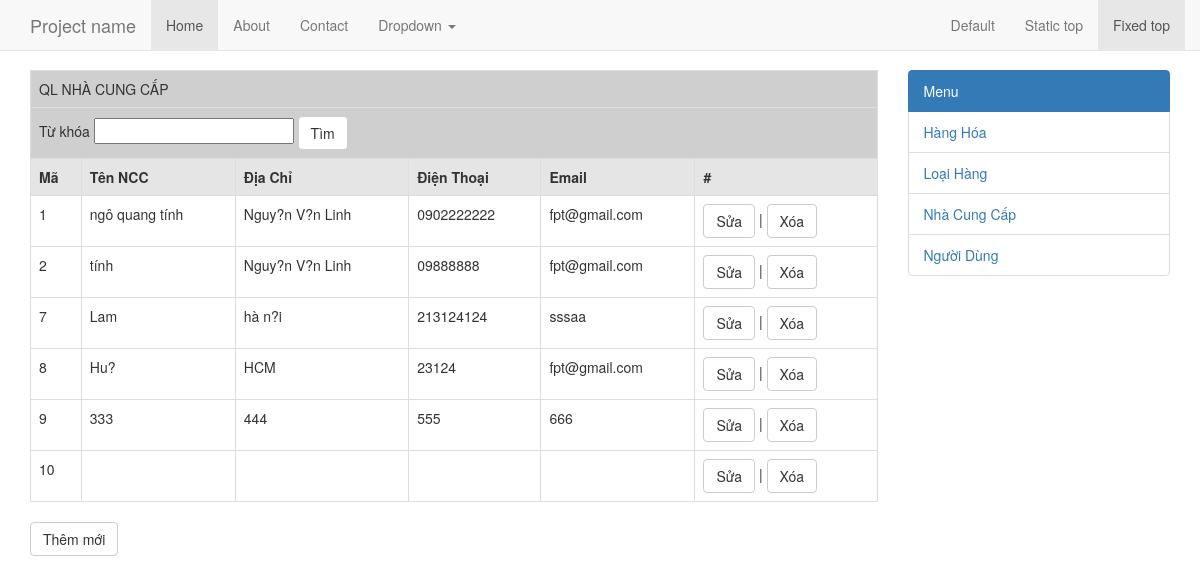
/TinhNQ/admin/nhacungcap_list.php, run on the app's committed database.
### tables this page shows
CREATE TABLE IF NOT EXISTS `tbl_NhaCungCap` (
`MaNhaCungCap` int(11) NOT NULL,
  `TenNhaCungCap` varchar(255) NOT NULL,
  `DiaChi` varchar(255) DEFAULT NULL,
  `DienThoai` varchar(15) DEFAULT NULL,
  `Email` varchar(50) DEFAULT NULL
);

### TinhNQ/system/csdl.php (called while the page is built, shortened)
<?php
	function connect_server()
	{
		$link = mysqli_connect("localhost", "root", "mysql", "inet_php45");
		mysqli_query($link, "SET NAMES utf8");
		return $link;
	}
	function select_array($sql)
	{
		$link = connect_server();
		$obj = mysqli_query($link, $sql);
		while($row = $obj->fetch_array())
		{
			$data[] = $row;
		}
		return $data;
	}
?>

### TinhNQ/admin/nhacungcap_list.php (the view, shortened to what this page needs)
<?php
include_once dirname(dirname(__file__)) . '/system/csdl.php';
$sql = "SELECT * FROM `tbl_NhaCungCap` $where";
$data = select_array($sql);
?>
<?php
	include_once 'layout_header.php';
	?>
		<table class = "table table-bordered">
			<tr>
				<td colspan="6" class="mauxam"><span>QL NHÀ CUNG CẤP</span></td>
			</tr>
			<tr>
				<td colspan="6" class="mauxam">
					<form action="nhacungcap_list.php" method="GET">
						<span>Từ khóa</span>
						<input type="text" class="keywords" name="keywords">
						<button type="submit" value="Tìm" class="btn btn-default">Tìm</button>
					</form>
				</td>
			</tr>
			<tr class="mauxanhduong">
				<th>Mã</th>
				<th>Tên NCC</th>
				<th>Địa Chỉ</th>
				<th>Điện Thoại</th>
				<th>Email</th>
				<th>#</th>
			</tr>
			<?php
			foreach ($data as $item) {
			?>
				<tr class="mauxanhduong">
					<td><?=$item['MaNhaCungCap'];?></td>
					<td><?=$item['TenNhaCungCap'];?></td>
					<td><?=$item['DiaChi'];?></td>
					<td><?=$item['DienThoai'];?></td>
					<td><?=$item['Email'];?></td>
					<td>
						<a class="btn btn-default" href="nhacungcap_edit.php?MaNhaCungCap=<?=$item['MaNhaCungCap'];?>">Sửa</a> | <a class="btn btn-default" onclick="return confirm('Bạn có chắc là muốn xóa record này k?');
						" href="?xoa=true&MaNhaCungCap=<?=$item['MaNhaCungCap'];?>">Xóa</a>
					</td>
				</tr>
			<?php
			}
			?>
		</table>
		<a class="btn btn-default" href="nhacungcap_add.php">Thêm mới</a>
<?php
	include_once 'layout_footer.php';
?>

### TinhNQ/admin/layout_header.php (style rules this page uses)
body { min-height: 2000px; padding-top: 70px; }
th { padding: 5px; background-color: #e5e5e5; }
.mauxam { background-color: #cecfce; }
input { width: 100%; }
.keywords { width: 200px; }

### data on the page
tbl_nhacungcap: MaNhaCungCap "1", TenNhaCungCap "ngô quang tính", DiaChi "Nguy?n V?n Linh", DienThoai "0902222222", Email "fpt@gmail.com"
tbl_nhacungcap: MaNhaCungCap "2", TenNhaCungCap "tính", DiaChi "Nguy?n V?n Linh", DienThoai "09888888", Email "fpt@gmail.com"
tbl_nhacungcap: MaNhaCungCap "7", TenNhaCungCap "Lam", DiaChi "hà n?i", DienThoai "213124124", Email "sssaa"
tbl_nhacungcap: MaNhaCungCap "8", TenNhaCungCap "Hu?", DiaChi "HCM", DienThoai "23124", Email "fpt@gmail.com"
tbl_nhacungcap: MaNhaCungCap "9", TenNhaCungCap "333", DiaChi "444", DienThoai "555", Email "666"
tbl_nhacungcap: MaNhaCungCap "10"
